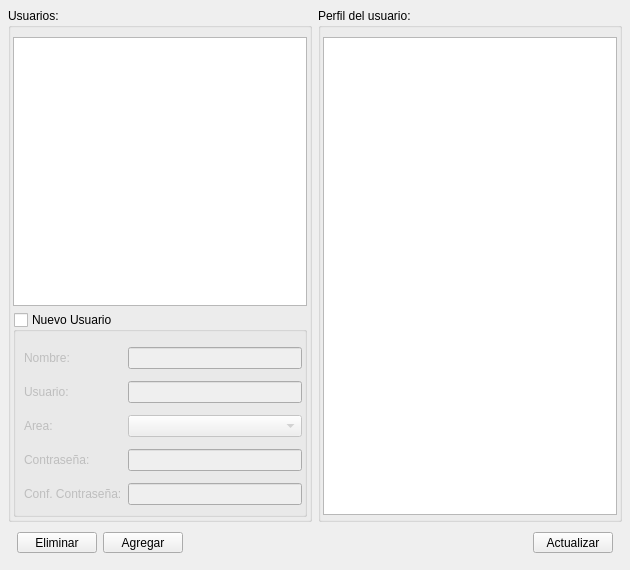
<?xml version="1.0" encoding="UTF-8"?>
<ui version="4.0">
 <class>SystemUsers</class>
 <widget class="QWidget" name="SystemUsers">
  <property name="geometry">
   <rect>
    <x>0</x>
    <y>0</y>
    <width>630</width>
    <height>570</height>
   </rect>
  </property>
  <property name="windowTitle">
   <string>Form</string>
  </property>
  <layout class="QVBoxLayout" name="verticalLayout_5">
   <property name="leftMargin">
    <number>8</number>
   </property>
   <property name="topMargin">
    <number>8</number>
   </property>
   <property name="rightMargin">
    <number>8</number>
   </property>
   <property name="bottomMargin">
    <number>8</number>
   </property>
   <item>
    <layout class="QHBoxLayout" name="horizontalLayout_3">
     <item>
      <widget class="QGroupBox" name="gbxUsers">
       <property name="title">
        <string>Usuarios:</string>
       </property>
       <layout class="QHBoxLayout" name="horizontalLayout_2">
        <property name="leftMargin">
         <number>2</number>
        </property>
        <property name="rightMargin">
         <number>2</number>
        </property>
        <property name="bottomMargin">
         <number>2</number>
        </property>
        <item>
         <layout class="QVBoxLayout" name="verticalLayout_9">
          <item>
           <widget class="QTableView" name="tableUsers">
            <property name="minimumSize">
             <size>
              <width>0</width>
              <height>205</height>
             </size>
            </property>
            <property name="maximumSize">
             <size>
              <width>16777215</width>
              <height>16777215</height>
             </size>
            </property>
           </widget>
          </item>
          <item>
           <widget class="QGroupBox" name="groupBoxNewUser">
            <property name="minimumSize">
             <size>
              <width>0</width>
              <height>205</height>
             </size>
            </property>
            <property name="maximumSize">
             <size>
              <width>16777215</width>
              <height>16777215</height>
             </size>
            </property>
            <property name="title">
             <string>Nuevo Usuario</string>
            </property>
            <property name="checkable">
             <bool>true</bool>
            </property>
            <property name="checked">
             <bool>false</bool>
            </property>
            <layout class="QHBoxLayout" name="horizontalLayout_6">
             <property name="leftMargin">
              <number>8</number>
             </property>
             <property name="rightMargin">
              <number>2</number>
             </property>
             <property name="bottomMargin">
              <number>0</number>
             </property>
             <item>
              <layout class="QGridLayout" name="gridLayout">
               <item row="4" column="0">
                <widget class="QLabel" name="label_4">
                 <property name="text">
                  <string>Conf. Contraseña:</string>
                 </property>
                </widget>
               </item>
               <item row="3" column="1">
                <widget class="QLineEdit" name="txtPassword">
                 <property name="minimumSize">
                  <size>
                   <width>120</width>
                   <height>0</height>
                  </size>
                 </property>
                </widget>
               </item>
               <item row="3" column="0">
                <widget class="QLabel" name="label_3">
                 <property name="text">
                  <string>Contraseña:</string>
                 </property>
                </widget>
               </item>
               <item row="2" column="0">
                <widget class="QLabel" name="label_5">
                 <property name="text">
                  <string>Area:</string>
                 </property>
                </widget>
               </item>
               <item row="2" column="1">
                <widget class="QComboBox" name="companyDeparment">
                 <property name="minimumSize">
                  <size>
                   <width>128</width>
                   <height>0</height>
                  </size>
                 </property>
                </widget>
               </item>
               <item row="4" column="1">
                <widget class="QLineEdit" name="txtConfirmPass">
                 <property name="minimumSize">
                  <size>
                   <width>120</width>
                   <height>0</height>
                  </size>
                 </property>
                </widget>
               </item>
               <item row="1" column="1">
                <widget class="QLineEdit" name="txtUsername">
                 <property name="minimumSize">
                  <size>
                   <width>120</width>
                   <height>0</height>
                  </size>
                 </property>
                </widget>
               </item>
               <item row="0" column="0">
                <widget class="QLabel" name="label">
                 <property name="text">
                  <string>Nombre:</string>
                 </property>
                </widget>
               </item>
               <item row="1" column="0">
                <widget class="QLabel" name="label_2">
                 <property name="text">
                  <string>Usuario:</string>
                 </property>
                </widget>
               </item>
               <item row="0" column="1">
                <widget class="QLineEdit" name="txtName">
                 <property name="minimumSize">
                  <size>
                   <width>120</width>
                   <height>0</height>
                  </size>
                 </property>
                </widget>
               </item>
              </layout>
             </item>
            </layout>
           </widget>
          </item>
         </layout>
        </item>
       </layout>
      </widget>
     </item>
     <item>
      <widget class="QGroupBox" name="gbxUserProfile">
       <property name="title">
        <string>Perfil del usuario:</string>
       </property>
       <layout class="QHBoxLayout" name="horizontalLayout">
        <property name="leftMargin">
         <number>2</number>
        </property>
        <property name="rightMargin">
         <number>2</number>
        </property>
        <property name="bottomMargin">
         <number>4</number>
        </property>
        <item>
         <widget class="QTableView" name="tableView"/>
        </item>
       </layout>
      </widget>
     </item>
    </layout>
   </item>
   <item>
    <widget class="QWidget" name="horizontalWidget_2" native="true">
     <property name="minimumSize">
      <size>
       <width>0</width>
       <height>34</height>
      </size>
     </property>
     <property name="maximumSize">
      <size>
       <width>16777215</width>
       <height>34</height>
      </size>
     </property>
     <layout class="QHBoxLayout" name="horizontalLayout_5">
      <property name="topMargin">
       <number>4</number>
      </property>
      <item>
       <widget class="QPushButton" name="btnDeleteUser">
        <property name="text">
         <string>Eliminar</string>
        </property>
       </widget>
      </item>
      <item>
       <widget class="QPushButton" name="btnAddUser">
        <property name="text">
         <string>Agregar</string>
        </property>
       </widget>
      </item>
      <item>
       <spacer name="horizontalSpacer">
        <property name="orientation">
         <enum>Qt::Horizontal</enum>
        </property>
        <property name="sizeHint" stdset="0">
         <size>
          <width>70</width>
          <height>20</height>
         </size>
        </property>
       </spacer>
      </item>
      <item>
       <widget class="QPushButton" name="btnUpdateUser">
        <property name="text">
         <string>Actualizar</string>
        </property>
       </widget>
      </item>
     </layout>
    </widget>
   </item>
  </layout>
 </widget>
 <tabstops>
  <tabstop>tableUsers</tabstop>
  <tabstop>groupBoxNewUser</tabstop>
  <tabstop>txtName</tabstop>
  <tabstop>txtUsername</tabstop>
  <tabstop>companyDeparment</tabstop>
  <tabstop>txtPassword</tabstop>
  <tabstop>txtConfirmPass</tabstop>
  <tabstop>btnDeleteUser</tabstop>
  <tabstop>btnAddUser</tabstop>
  <tabstop>tableView</tabstop>
  <tabstop>btnUpdateUser</tabstop>
 </tabstops>
 <resources/>
 <connections/>
</ui>
